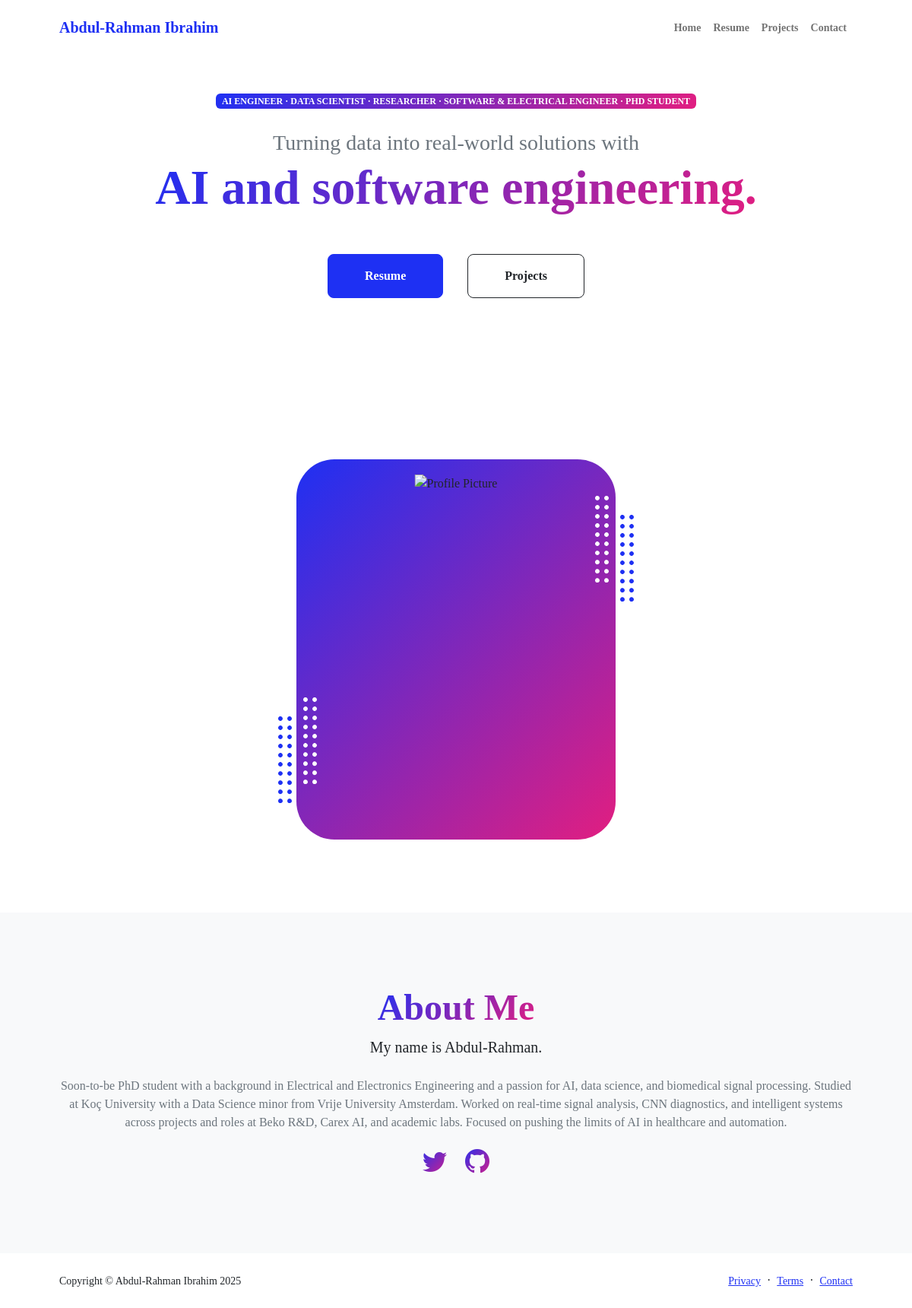
The app's page /, older data.
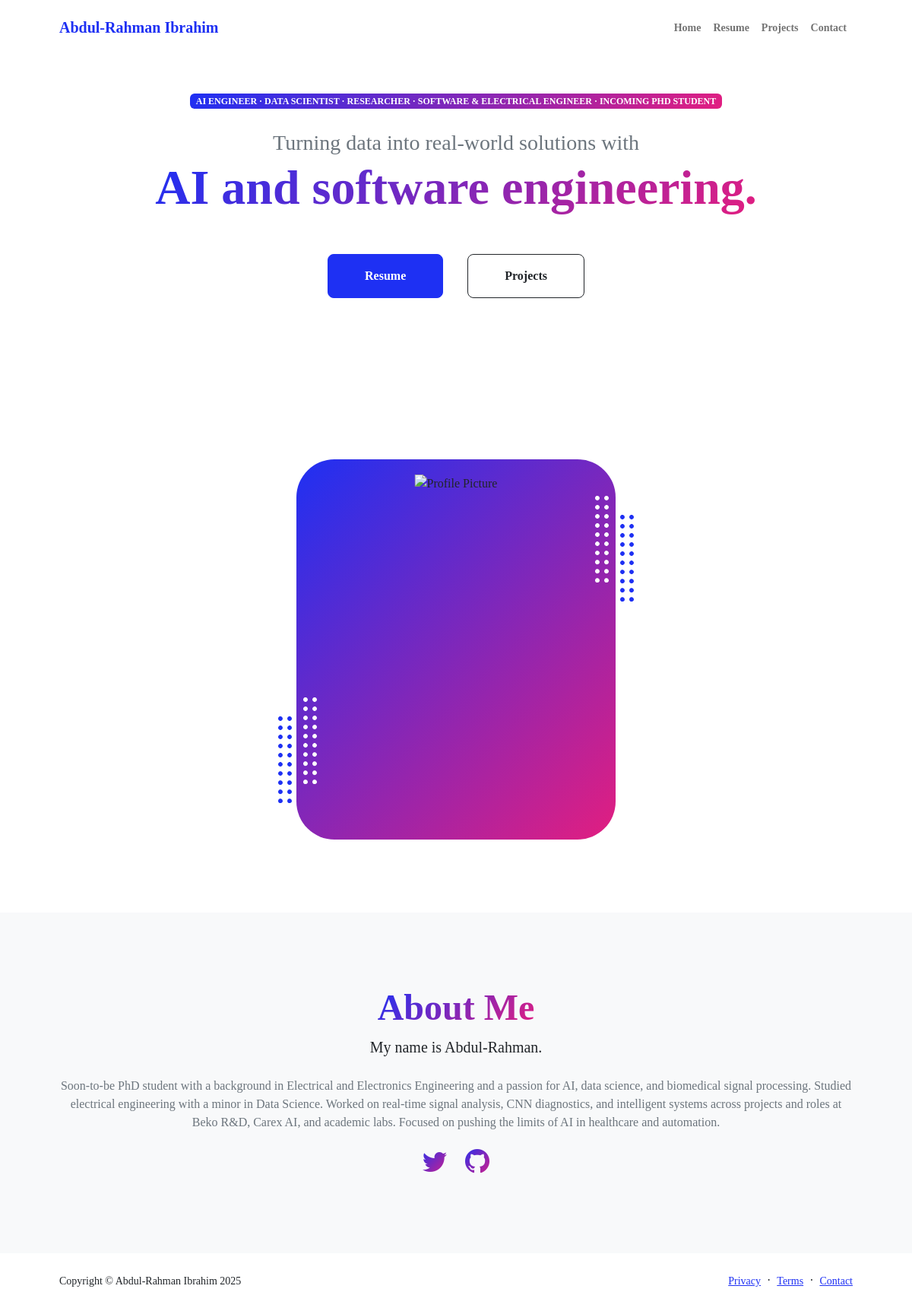
The same page, newer data.
### portfolio/models.py (models this page shows)
class About(models.Model):
    user = models.ForeignKey(User, on_delete=models.CASCADE)
    title = models.CharField(max_length=150, help_text="Short professional title e.g., Full Stack Developer")
    bio = models.TextField(help_text="Main About Me content")
    profile_image = models.ImageField(upload_to='about/', blank=True, null=True)
    cv = models.FileField(upload_to='about/', blank=True, null=True, help_text="Optional CV/resume upload")
    location = models.CharField(max_length=100, blank=True)
    email = models.EmailField(blank=True)
    phone = models.CharField(max_length=20, blank=True)
    twitter_url = models.URLField(blank=True, null=True)
    github_url = models.URLField(blank=True, null=True)
    linkedin = models.URLField(blank=True, null=True)
    created_at = models.DateTimeField(auto_now_add=True)
    def __str__(self):
        return f"About - {self.user.get_full_name() or self.user.username}"

### portfolio/views.py (the view)
# urls.py: path('', HomeView.as_view(), name='home'),
class HomeView(View):
    def get(self, request):
        author = About.objects.all()[0]
        user = author.user
        first_name = user.first_name
        last_name = user.last_name
        titles = author.title.split(',')
        bio = author.bio
        profile_image = author.profile_image
        location = author.location
        email = author.email
        twitter_url = author.twitter_url
        github_url = author.github_url
        current_year = datetime.now().year
        context = {
            'first_name': first_name,
            'last_name': last_name,
            'titles': titles,
            'bio': bio,
            'profile_image': profile_image,
            'location': location,
            'email': email,
            'twitter_url': twitter_url,
            'github_url': github_url,
            'current_year': current_year,
        }
        print(author)
        return render(request, 'index.html', context=context)

### templates/index.html (shortened to what this page needs)
{% extends 'base.html' %}
{% load static %}
{% block content %}
<header class="py-5">
    <div class="container px-5 pb-5">
        <div class="row gx-5 align-items-center">
            <div class="col-xxl-5">
                <div class="text-center text-xxl-start">
                    <div class="badge bg-gradient-primary-to-secondary text-white mb-4">
                        <div class="text-uppercase">
                            {{ titles|join:" &middot; " }}
                        </div>
                    </div>
                    <div class="fs-3 fw-light text-muted">Turning data into real-world solutions with</div>
                    <h1 class="display-3 fw-bolder mb-5"><span class="text-gradient d-inline">AI and software engineering.</span></h1>
                    <div class="d-grid gap-3 d-sm-flex justify-content-sm-center justify-content-xxl-start mb-3">
                        <a class="btn btn-primary btn-lg px-5 py-3 me-sm-3 fs-6 fw-bolder" href="{% url 'resume' %}">Resume</a>
                        <a class="btn btn-outline-dark btn-lg px-5 py-3 fs-6 fw-bolder"
                            href="{% url 'projects' %}">Projects</a>
                    </div>
                </div>
            </div>
            <div class="dodo col-xxl-7">
                <div class="d-flex justify-content-center mt-5 mt-xxl-0">
                    <div class="profile bg-gradient-primary-to-secondary mx-auto mt-5">
                        <img class="profile-img" src="{{ profile_image.url }}" alt="Profile Picture" />
                        <div class="dots-1">
                        </div>
                        <div class="dots-2">
                        </div>
                        <div class="dots-3">
                        </div>
                        <div class="dots-4">
                        </div>
                    </div>
                </div>
            </div>
        </div>
    </div>
</header>
<section class="bg-light py-5">
    <div class="container px-5">
        <div class="row gx-5 justify-content-center">
            <div class="col-xxl-8">
                <div class="text-center my-5">
                    <h2 class="display-5 fw-bolder"><span class="text-gradient d-inline">About Me</span></h2>
                    <p class="lead fw-light mb-4">My name is {{ first_name }}.</p>
                    <p class="text-muted">{{ bio }}</p>
                    <div class="d-flex justify-content-center fs-2 gap-4">
                        <a class="text-gradient" href="{{ twitter_url }}" target="_blank"><i class="bi bi-twitter"></i></a>
                        <a class="text-gradient" href="{{ github_url }}" target="_blank"><i class="bi bi-github"></i></a>
                    </div>
                </div>
            </div>
        </div>
    </div>
</section>
{% endblock content %}

Row changes from the older to the newer data that the page shows:
changed About: bio "…biomedical signal processing. Studied at Koç University with a Data Science minor from Vrije University Amsterdam. Worked on real-time signal…" → "…biomedical signal processing. Studied electrical engineering with a minor in Data Science. Worked on real-time signal…"
Text that changed along with them:
{{ titles|join:" &middot; " }}: "AI ENGINEER · DATA SCIENTIST · RESEARCHER · SOFTWARE & ELECTRICAL ENGINEER · PHD STUDENT" → "AI ENGINEER · DATA SCIENTIST · RESEARCHER · SOFTWARE & ELECTRICAL ENGINEER · INCOMING PHD STUDENT"
